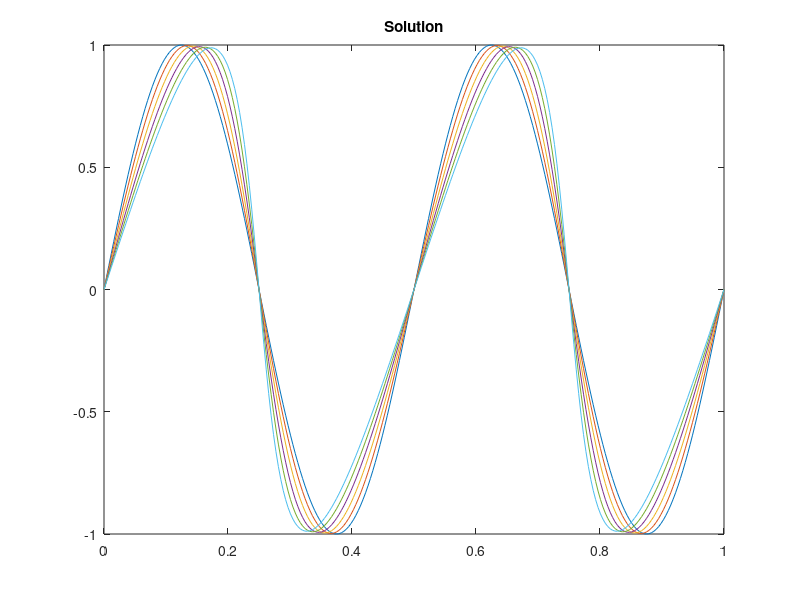

Recreate this plot in MATLAB. (Note: this script raises an error after producing the figure.)
%% 1D Burgers' equation 
clear all
close all

%% set parameters
N          = 256;
deltax     = 1/N;
xmesh      = 0:deltax:1;
couxx      = 0;
ax         = couxx*ones(1,N+1);     % xmesh;
f          = @(x) sin(4*pi*x);      % initial condition
df         = @(x) 4*pi*cos(4*pi*x); % derivative of initial
Bleft      = @(x) 0; 
Bright     = @(x) 0; 
u0         = f(xmesh);

deltat     = 0.001; %deltax^2/2;
T          = 0.05;
tmesh      = 0:deltat:T;
LenT       = length(tmesh);

IfNormCol  = 1;

noise      = 10;
lambda     = 500;

u          = zeros(LenT,N+1);
u(1,:)     = u0;


% %% exact solution of pde
% Newton       = struct();
% Newton.Error = zeros(LenT,N+1);
% Newton.Imax  = zeros(LenT,N+1);
% Fzero        = struct();
% Fzero.Error  = zeros(LenT,N+1);
% for itert = 2 : LenT
%     for iterx = 2 : N
%         % Newton method
%         [ x0 , ex0 ]              = newton(@(x) f(x)*tmesh(itert)+x-xmesh(iterx), @(x) df(x)*tmesh(itert)+1 , rand, 10^(-4), 500 );
%         Newton.Imax(itert,iterx)  = length(x0);
%         Newton.Error(itert,iterx) = ex0(end);
%        u(itert,iterx)            = f(x0(end));
%         % Matlab fzero
%         x0                        = fzero(@(x) f(x)*tmesh(itert)+x-xmesh(iterx),rand);
%         Fzero.Error(itert,iterx)  = f(x0)*tmesh(itert)+x0-xmesh(iterx);
%         u(itert,iterx)            = f(x0(end));
%     end
% end
% clearvars x0 ex0

%% solve pde        
for itert = 2 : LenT
    for iterx = 2 : N
        maxu            = max(abs(u(itert-1,:)));
        Fplus           = 1/2*(1/2*(u(itert-1,iterx))^2+1/2*(u(itert-1,iterx+1))^2)+maxu/2*(u(itert-1,iterx)-u(itert-1,iterx+1));
        Fminus          = 1/2*(1/2*(u(itert-1,iterx))^2+1/2*(u(itert-1,iterx-1))^2)+maxu/2*(u(itert-1,iterx-1)-u(itert-1,iterx));
        diff            = ax(iterx)*(u(itert-1,iterx+1)-2*u(itert-1,iterx)+u(itert-1,iterx-1))/deltax^2;
        u(itert,iterx)  = u(itert-1,iterx) + deltat*(diff - (Fplus-Fminus)/(deltax));
    end
end
%u(:,3:5:end)= NaN;

clearvars maxu Fplus Fminus diff

% plot solution
figure;
tclick = 10;
plot(xmesh,u(1,:));hold on;title('Solution')
%saveas(gcf,'u.png')
for iter=1 : floor(LenT/tclick)
   plot(xmesh,u(iter*tclick,:)); hold on;
end
hold off
%saveas(gcf,'fig1.png')


% sample data
% DownFx         = 10;
% Dataxindex     = 1:DownFx:length(xmesh);
% Dataxmesh      = xmesh(Dataxindex);
% DataLenx       = length(Dataxmesh);
% Datadeltax     = Dataxmesh(2)-Dataxmesh(1);

i = 10;
gap = 10;
Dataxindex = [1];
j = 2;
while (i<length(xmesh))
    r = round(i + gap*rand(1));
    if r ~= Dataxindex(j-1)
        Dataxindex = [Dataxindex r];
        i = i+gap;
        j=j+1;
    end
end

Dataxmesh      = xmesh(Dataxindex);
DataLenx       = length(Dataxmesh);
Datadeltax     = Dataxmesh(2)-Dataxmesh(1);
        

DownFt         = 4;
Datatindex     = 1:DownFt:round(LenT);
Datatmesh      = tmesh(Datatindex);
DataT          = Datatmesh(end);
DataLent       = length(Datatindex);
Datadeltat     = Datatmesh(2)-Datatmesh(1);

Datau          = u(Datatindex,Dataxindex);

%% add gaussian noise
% sigma              = (noise/100)*norm(Datau,'fro')/sqrt(DataLent*DataLenx);
% Datau_noisy        = Datau + normrnd(0,sigma,DataLent,DataLenx);
% Datau_noisy(:,1)   = Bleft(0);
% Datau_noisy(:,end) = Bright(0);
% 
% 
% % plot noisy solution
% if noise>0
% figure;
% tclick = 4;
% plot(Dataxmesh,Datau_noisy(1,:)); hold on;title('Noisy solution')
% for iter=1 : floor(DataLent/tclick)
%    plot(Dataxmesh,Datau_noisy(iter*tclick,:)); hold on;
% end
% hold off
% saveas(gcf,'fig2_noisy.png')
% 
% end
Datau_noisy = Datau;
%% evaluate basis
LenB           = 1;
Phi            = ones(DataLenx,LenB);

% % 3-point stencil
% xrange = 2:DataLenx-1;
% dux    = ComputeDerivatives3P(Datau_noisy',Datadeltax);
% duxx   = ComputeDerivatives3P(dux,Datadeltax);

% %% 5-point stencil
% xrange = 3:DataLenx-2;
% dux    = ComputeDerivatives5P(Datau_noisy',Datadeltax);
% duxx   = ComputeDerivatives5P(dux,Datadeltax);
%  );
%% 5-point ENO
xrange = 5:DataLenx-4;
dux    = ComputeDerivativesEno5P(Datau',Datadeltax,Dataxmesh);
duxx   = ComputeDerivativesEno5P(dux,Datadeltax,Dataxmesh);




%% Form the linear system
LenD              = 10; % 10 dictionary atoms
uvec              = (Datau_noisy(2:end,xrange))';
uvec              = uvec(:);
dux               = dux(xrange,2:end);
dux               = dux(:);
duxx              = duxx(xrange,2:end);
duxx              = duxx(:);
A                 = [ones(length(dux),1) uvec  uvec.^2 ...
                      dux  dux.^2   uvec.*dux   duxx   duxx.^2     uvec.*duxx   dux.*duxx];  
dut               = ((Datau_noisy(2:end,xrange)-Datau_noisy(1:end-1,xrange))/Datadeltat)';
dut               = dut(:);
clear uvec dux duxx



% check the ground truth
alpha_true             = zeros(10,1);
supp                   = [6 7];
alpha_true(supp)      = [-1 couxx]';

% ResAbs = abs(dut-A*alpha_true);
% ResRe  = ResAbs./abs(dut);
% ResAbs = vec2mat(ResAbs,length(xrange));
% ResRe  = vec2mat(ResRe,length(xrange));
% 
% 
% figure;
% 
% %plot(1:length(du),abs(du-A*alpha_true),'red'); title('absolute error Ax-b')
% imagesc(ResAbs); colorbar;
% xlabel(['absolute residual of the linear system = ' num2str(norm(dut-A*alpha_true))])
% saveas(gcf,'fig3.png')

% % % % figure;
% % % % %plot(1:length(du),abs(du-A*alpha_true)./abs(du),'red'); title('relative error Ax-b')
% % % % imagesc(ResRe); colorbar;
% % % % xlabel(['relative residual of the linear system = ' num2str(norm(dut-A*alpha_true)/norm(du))])


% Acolnorm = sqrt(sum((abs(A)).^2,1));
% Anormed  = A*diag(1./Acolnorm);
% 
% 
% % look at coherence patter
% CohMatrix = abs(Anormed'*Anormed);
% figure
% imagesc(CohMatrix);colorbar
% title('Coherence pattern')
% saveas(gcf,'fig4_coherence.png')


b                   = dut;
A0                  = A;
Acolmax             = max(abs(A),[],1);
Amaxnorm            = A*diag(1./Acolmax);
alpha_truemaxnorm   = alpha_true.*Acolmax';

if IfNormCol == 0       % column not normalized
    A  = A0;
    alpha_trueshow = alpha_true;
elseif IfNormCol == 1     % normorlized by each column max
    A  = Amaxnorm;
    alpha_trueshow = alpha_truemaxnorm;
elseif IfNormCol == 2   % normlized by column norms
    A               = Anormed;
    alpha_trueshow  = alpha_true.*Acolnorm';
end

[RA , CA]           = size(A);

%% noise to signal coefficient with the min coefficient
conoise            = norm(b-A0*alpha_true)/min(abs(nonzeros(alpha_trueshow)));
fprintf('noise = %6.4f p ls-noise =%6.0f \n',noise,conoise)

% ADMM for group lasso 1/2||Ax-b||^2+lambda||x||_Group1
opts     = struct('itermax',200,'abstol',1e-4,'reltol',1e-2,'QUIET',1);
rho      = 1;

[xk , history] = ADMMGroupLasso(A , b , [], LenB , lambda, rho, opts);



[obj_true , objloss_true , objl1_true]  = objective(A, b, lambda, LenB , alpha_true);
fprintf('obj_true = %10.2f objloss_true = %10.2f objreg_true = %10.2f \n', obj_true,objloss_true,objl1_true);
[obj_rec , objloss_rec , objl1_rec]  = objective(A, b, lambda, LenB , xk);
fprintf('obj_rec  = %10.2f objloss_rec  = %10.2f objreg_rec  = %10.2f \n', obj_rec,objloss_rec,objl1_rec);



figure
subplot(1,2,1)
stem(1:CA,alpha_trueshow,'ro');hold on;
stem(1:CA,xk,'b*')
title('exact and recovered coefficients by ADMM')
subplot(1,2,2)
stem(1:CA,alpha_trueshow-xk,'ro');hold on;
title('difference')
saveas(gcf,'fig5.png')


% % % %%%%%%%%% norm x back
if IfNormCol == 1
    xk_normback = xk./Acolmax';
elseif IfNormCol == 2
    xk_normback = xk./Acolnorm';
end
figure
stem(1:CA,alpha_true,'ro');hold on;
stem(1:CA,xk_normback,'b*')
title('exact and recovered coefficients by ADMM')
legend('exact','recovered')
saveas(gcf,'fig6.png')

% subplot(1,2,2)
% stem(1:CA,alpha_true-xk_normback,'ro');hold on;
% title('difference')



